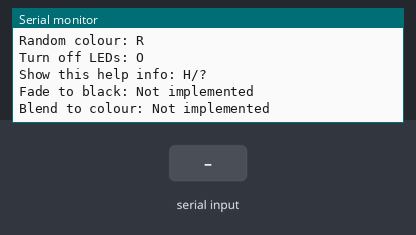
A sketch run on a simulated Arduino Nano, built with avr-gcc and run on an emulated ATmega328P. On the bench: the last lines printed to the serial monitor. The test bench sets the inputs (shaded band). Random numbers use the default seed unless the sketch sets one; no radio packets arrive unless stated.

Above: at 1.2 s.
1.3 s: "90,45\n" received over Serial
At 2.5 s:
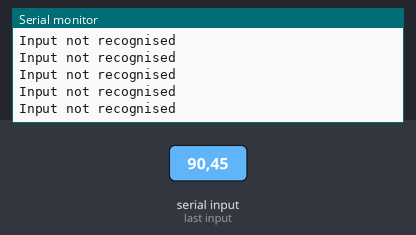
2.8 s: "C90\n" received over Serial
At 3.5 s:
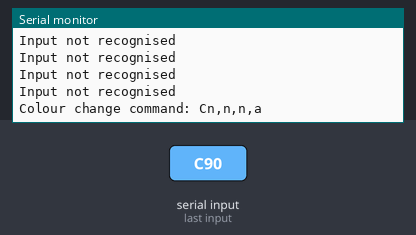
7.3 s: "R90\n" received over Serial
At 8.4 s:
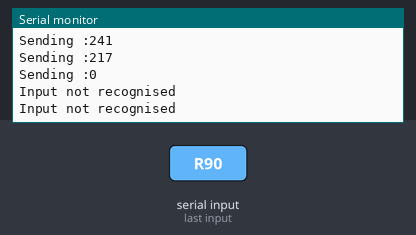
8.8 s: "C,45\n" received over Serial
At 9.2 s:
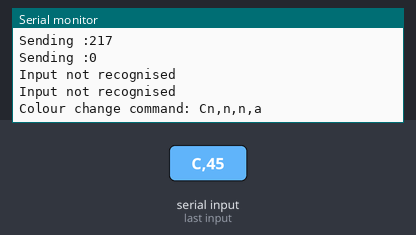
11.8 s: "O90\n" received over Serial
At 13.0 s:
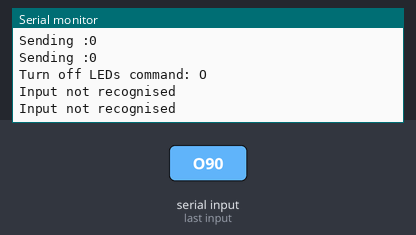
13.3 s: "F90\n" received over Serial
At 14.0 s:
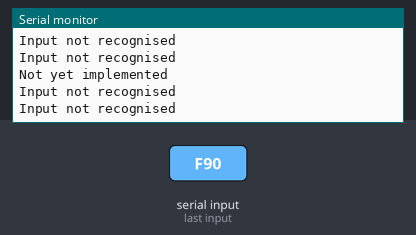
Timing chart, 0 to 15.8 s (numbered marks = the images above; inputs shaded):
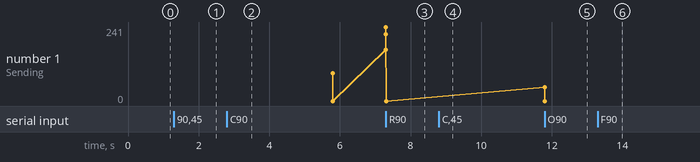

Measured:
- after the input at 1.3 s, the serial monitor: prints a new line at once (image 1)
- after the input at 2.8 s, the serial monitor: prints a new line at once (image 2)
- after the input at 7.3 s, the serial monitor: prints a new line at once (image 3)
- after the input at 8.8 s, the serial monitor: prints a new line at once (image 4)
- after the input at 11.8 s, the serial monitor: prints a new line at once (image 5)
- after the input at 13.3 s, the serial monitor: prints a new line at once (image 6)
- plotted number 1: 0 → 45 after the input at 8.8 s

The sketch:

wirelessPixelControl.ino
```cpp
/*
* Getting Started example sketch for nRF24L01+ radios
* This is a very basic example of how to send data from one node to another
* Updated: Dec 2014 by TMRh20
*/

#include <SPI.h>
#include "RF24.h"

/****************** User Config ***************************/
/***      Set this radio as radio number 0 or 1         ***/
bool radioNumber = 0;

/* Hardware configuration: Set up nRF24L01 radio on SPI bus plus pins 7 & 8 */

// RF24 radio(CE,CSN)
// Arduino NANO NRF Adaptor board https://github.com/MarkJB/NRF24L01_Adaptors
RF24 radio(9,10);

/**********************************************************/

byte addresses[][6] = {"PIPE1","PIPE2"};

// Used to control whether this node is sending or receiving
bool role = 0;

int r,g,b;

void setup() {
  Serial.begin(115200);
  Serial.println("WirelessRGBPixel Control v1");
  Serial.println("Commands available:");
  Serial.println("Change colour: CR,G,B");
  Serial.println("Random colour: R");
  Serial.println("Turn off LEDs: O");
  Serial.println("Show this help info: H/?");
  Serial.println("Fade to black: Not implemented");
  Serial.println("Blend to colour: Not implemented");
  radio.begin();

  // Set the PA Level low to prevent power supply related issues since this is a
 // getting_started sketch, and the likelihood of close proximity of the devices. RF24_PA_MAX is default.
  radio.setPALevel(RF24_PA_MAX);

  // Open a writing and reading pipe on each radio, with opposite addresses
  if(radioNumber){
    radio.openWritingPipe(addresses[1]);
    radio.openReadingPipe(1,addresses[0]);
  }else{
    radio.openWritingPipe(addresses[0]);
    radio.openReadingPipe(1,addresses[1]);
  }

  // Start the radio listening for data
  radio.startListening();
}

void loop()
{
  if ( Serial.available() )
  {
    char firstReceivedByte = toupper(Serial.read());

    switch(firstReceivedByte)
    {
      case 'C': //If the first char received is a 'C' that indicates a change colour CRGB command so get the rest of it and send it
      {
        Serial.println("Colour change command: Cn,n,n,a");
        byte sendRGBData[5] = {'C',0,0,0,0};  //Change colour command: C,R,G,B,a (defaults to off) where a is the pixel address 0-255 (0 is default and address all pixels)
        if (Serial.available() >= 2)
        {
          for (int i=1; i<5; i++)
          {
            sendRGBData[i] = Serial.parseInt();
            //sendRGBData[i] = Serial.read();
          }
        }

        for (int i=1; i<5; i++)
        {
          Serial.print("Sending :");
          Serial.println(sendRGBData[i]);
        }

        radio.stopListening();
        // Send data over radio. Blocks until done
        if (!radio.write( &sendRGBData, sizeof(sendRGBData) ))
        {
          //Serial.println(F("failed"));
        }
        break;
      }

      case 'R': //If the first char received is a 'R' that indicates a RANDOM change colour CRGB command so generate the rest of it and send it
      {
        Serial.println("Random Colour change command: R");
        byte sendRGBData[5] = {'C',0,0,0,0};  //Change colour command data (defaults to off)

        for (int i=1; i<4; i++)
        {
          sendRGBData[i] = random(0,256);
          //sendRGBData[i] = Serial.read();
        }

        for (int i=1; i<5; i++)
        {
          Serial.print("Sending :");
          Serial.println(sendRGBData[i]);
        }

        radio.stopListening();
        // Send data over radio. Blocks until done
        if (!radio.write( &sendRGBData, sizeof(sendRGBData) ))
        {
          //Serial.println(F("failed"));
        }
        break;
      }

      case 'O': //If the first char received is a 'O' turn off LEDs
      {
        Serial.println("Turn off LEDs command: O");
        byte sendRGBData[5] = {'C',0,0,0,0};  //Change colour command data (defaults to off)

        radio.stopListening();
        // Send data over radio. Blocks until done
        if (!radio.write( &sendRGBData, sizeof(sendRGBData) ))
        {
          //Serial.println(F("failed"));
        }
        break;
      }

      case 'F': //Fade to black FN(F = fade command, N = amount to fade by)
      {
        Serial.println("Not yet implemented");
        break;
      }

      case 'B': //Blend colour from current colour to BRGB
      {
        Serial.println("Not yet implemented");
        break;
      }

      case '\r': //Control char, do nothing
      {
        //Serial.println("Control char");
        break;
      }

      case '\n': //Control char, do nothing
      {
        //Serial.println("Control char");
        break;
      }

      case 'H': //Show help
      case '?': //Show help
      {
        Serial.println("WirelessRGBPixel Control v1");
        Serial.println("Commands available:");
        Serial.println("Change colour: CR,G,B");
        Serial.println("Random colour: R");
        Serial.println("Turn off LEDs: O");
        Serial.println("Show this help info: H/?");
        Serial.println("Fade to black: Not implemented");
        Serial.println("Blend to colour: Not implemented");
        Serial.println("");
        break;
      }

      default: //Command not recoginsed, do nothing
      {
        Serial.println("Input not recognised");
        break;
      }
    }
  }
} // Loop
```
